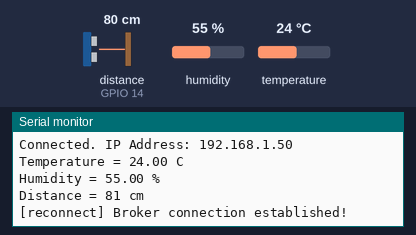
This program was run on a simulated ESP8266 (NodeMCU). On the bench: the last lines printed to the serial monitor. The inputs (shaded band) are chosen by the test bench; at power-on: distance to the obstacle (sensor on GPIO 14) 80 cm, humidity 55 %, temperature 24 °C. The echo pulse lasts 58.3 µs per cm; WiFi joins after 1.5 s; servers stay silent unless stated; no MQTT or app messages arrive unless stated.

Above: at 2.7 s.
2.8 s: distance to the obstacle (sensor on GPIO 14) set to 2 cm
At 4.1 s:
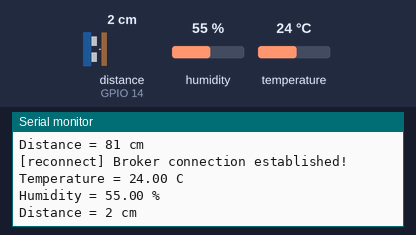
4.3 s: humidity set to 22 %
At 5.5 s:
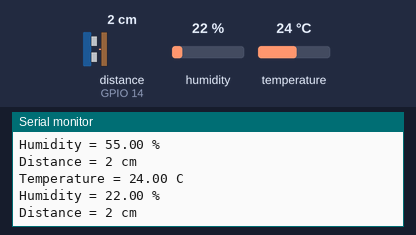
5.8 s: temperature set to 12 °C
At 6.9 s:
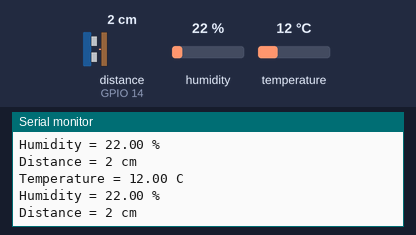
7.3 s: distance to the obstacle (sensor on GPIO 14) set to 4 cm
At 8.1 s:
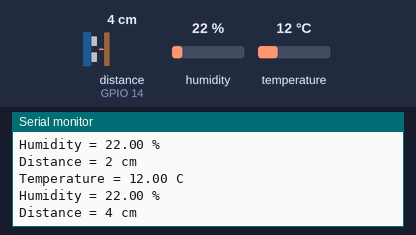
8.8 s: humidity set to 40 %
At 10.4 s:
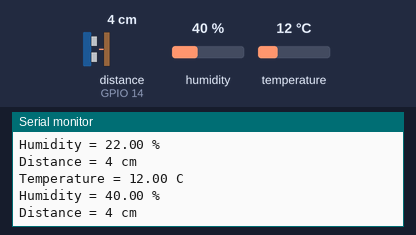
Timing chart, 0 to 11.3 s (numbered marks = the images above; inputs shaded):
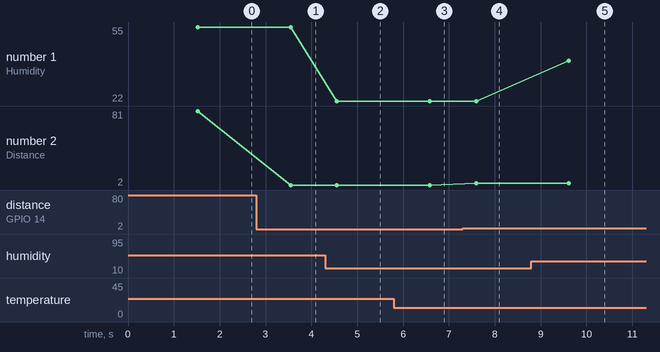

Measured:
- after the input at 2.8 s, the serial monitor: prints a new line after 0.75 s (image 1)
- after the input at 4.3 s, the serial monitor: prints a new line after 0.26 s (image 2)
- after the input at 5.8 s, the serial monitor: prints a new line after 0.78 s (image 3)
- after the input at 7.3 s, the serial monitor: prints a new line after 0.29 s (image 4)
- after the input at 8.8 s, the serial monitor: prints a new line after 0.81 s (image 5)
- plotted number 1: 55 → 22 after the input at 4.3 s, 22 → 40 after the input at 8.8 s
- plotted number 2: 81 → 2 after the input at 2.8 s, 2 → 4 after the input at 7.3 s

The program:

main.cpp
```cpp
/*
  Author  -   Manish Subedi
  Example code using DHT22 & HRCS04
  Publish the data to MQTT
*/
#include <Arduino.h>
#include <Wire.h>
#include <DHTesp.h>
//#include <HCSR04.h>
#include <ESP8266WiFi.h>
#include <PubSubClient.h>
#include <NewPing.h>
#include <math.h>

//define pins for HCSR04
#define TRIG_PIN 12
#define ECHO_PIN 14
#define D_TIME 1000 //delay time

//function prototypes
void cbMQTT(char* topic, byte* payload, unsigned int length);
bool reconnectMQTT(PubSubClient &cln, String &clnName);//, const char* user, const char* psk);

String hostName; //used in MQTT publish
String mySSID = "ssid"; //wifi parameter
String myPSK = "psk"; //wifi parameter

//instantiate object client
WiFiClient myMqtt;
PubSubClient PSC(myMqtt);

const char* BROKER_URL {"test.mosquitto.org"};
const uint16_t BROKER_PORT = 1883; //MQTT default port

long prevTime;

//instantiate an object for DHT22
DHTesp myDht;
float Tp = 0.0, Hm = 0.0, pubT = 0.0, pubH = 0.0;

/*
//instantiate an object for HCSR04 (**when another library is in use)
HCSR04 myHC(TRIG_PIN, ECHO_PIN, 20, 4000);
long duration;
int distance = 0;
*/

//instantiate an object for HCSR04
NewPing sonar(TRIG_PIN, ECHO_PIN, 300);
int distance = 0, pubD=0;

void setup(){
  hostName = "angel";
  //WiFi.hostName(hostName);
  //init serial communication
  Serial.begin(115200);

  //connect with DHT22
  myDht.setup(4, DHTesp::DHT22);
  Serial.println("\n\n");

  //setup pins for the Ultrasonic sensor
  pinMode(TRIG_PIN, OUTPUT);
  pinMode(ECHO_PIN, INPUT);

  //configure WIFI
  WiFi.begin(mySSID, myPSK);
  int i = 0;
  // 20 Wifi connection attempts
  while ((WiFi.status() != WL_CONNECTED) && i < 20){
    Serial.printf("Connection Status: %d\n", WiFi.status());
    delay(500);
    i++;
  }
  if (WiFi.isConnected()) Serial.println("Connected. IP Address: " + WiFi.localIP().toString());
  else Serial.println("[WiFi] Wifi connection failed.");

  WiFi.setAutoConnect(true);
  WiFi.setAutoReconnect(true);

  PSC.setServer(BROKER_URL, BROKER_PORT);
  PSC.setCallback(cbMQTT);

}

void loop(){
  //variables to store instant readings
  float tpNew, hmNew;
  int distNew;

  if (prevTime + D_TIME <= millis()){
    tpNew = myDht.getTemperature();
    hmNew = myDht.getHumidity();
    distNew = sonar.ping_cm();
    /*    **If another library is used**
    //clear the trig-pin
    digitalWrite(TRIG_PIN, LOW);
    delayMicroseconds(2);
    //set the trig-pin on HIGH for 10µs
    digitalWrite(TRIG_PIN, HIGH);
    delayMicroseconds(10);
    digitalWrite(TRIG_PIN, LOW);

    //read the echo-pin and return travel time in µs
    duration = pulseIn(ECHO_PIN, HIGH);
    distNew = duration * 0.034/2;
    */

    if (tpNew != Tp || hmNew != Hm || distNew != distance){
      Serial.println("Temperature = "+ (String)tpNew + " C");
      Serial.println("Humidity = "+ (String)hmNew + " %");
      Serial.println("Distance = "+ (String)distNew + " cm\n");
    }
    Tp = tpNew;
    Hm = hmNew;
    distance = distNew;
    prevTime = millis();

    if (reconnectMQTT(PSC, hostName)){
      if(abs(Tp-pubT) >= 0.5){
        pubT = Tp;
        String topic = hostName + "/temp_celcius";
        String data_temp = (String)Tp;
        PSC.publish(topic.c_str(), data_temp.c_str());
      }
      if(abs(Hm-pubH) >= 0.5){
        pubH = Hm;
        String topic = hostName + "/humidity";
        String data_humid = (String)Hm;
        PSC.publish(topic.c_str(), data_humid.c_str());
      }
      if(abs(pubD-distance)>= 1){
        pubD = distance;
        String topic = hostName + "/distance";
        String data_distance = (String)distance;
        PSC.publish(topic.c_str(), data_distance.c_str());
      }
    }
    PSC.loop();
  }

}

//callback function for MQTT payload
void cbMQTT(char* topic, byte* payload, unsigned int length){
  String t = (String)topic, p;
  //save payload as string chars
  for (unsigned int i = 0; i < length; i++){
    p += (char)payload[i];
  }
  Serial.println("[cbMQTT] Message: " + t + " = " + p + " Length = " + (String)length);
}

//connect and reconnect
bool reconnectMQTT(PubSubClient &cln, String &clnName){//, const char* user, const char* psk){
  //check wifi connection
  if(!WiFi.isConnected()) return false;
  //check broker connection
  int i = 0;
  while(!cln.connected() && i < 20){
    if(!cln.connect(clnName.c_str())){
      Serial.println("[reconnect] Broker connection failed! " + (String)cln.state());
      i++;
    }
    else {
      Serial.println("[reconnect] Broker connection established!");
      //String s = "angelina/temp/value";
      //cln.subscribe()
    }
  }
  return cln.connected(); //true or false
}
```
